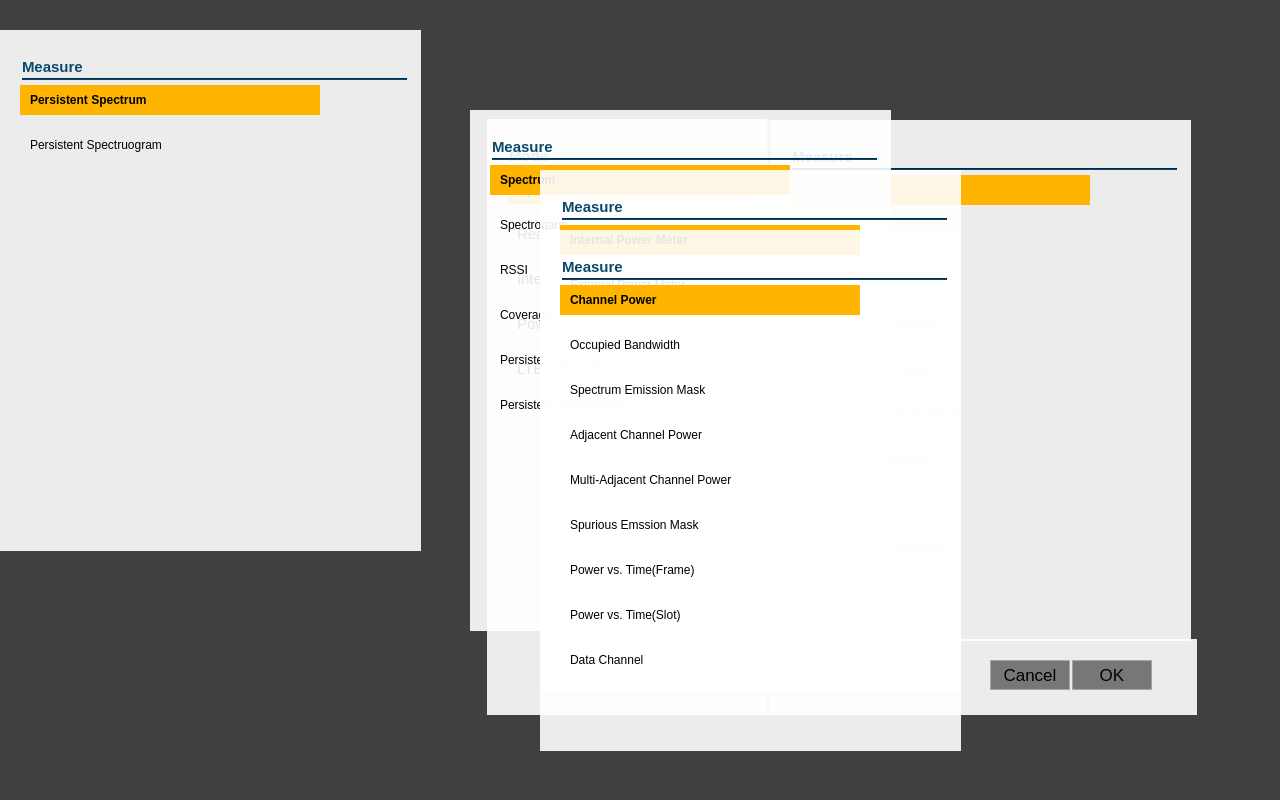
<?xml version="1.0" encoding="UTF-8"?>
<ui version="4.0">
 <class>plusmode</class>
 <widget class="QDialog" name="plusmode">
  <property name="geometry">
   <rect>
    <x>0</x>
    <y>0</y>
    <width>1280</width>
    <height>800</height>
   </rect>
  </property>
  <property name="windowTitle">
   <string>Dialog</string>
  </property>
  <property name="styleSheet">
   <string notr="true">background-color: rgba(0, 0, 0,0.5);</string>
  </property>
  <widget class="QWidget" name="backwid" native="true">
   <property name="geometry">
    <rect>
     <x>487</x>
     <y>119</y>
     <width>282</width>
     <height>596</height>
    </rect>
   </property>
   <property name="font">
    <font>
     <weight>50</weight>
     <bold>false</bold>
    </font>
   </property>
   <property name="styleSheet">
    <string notr="true">#backwid{background-color:rgba(255,255,255,0.9)}
QPushButton{border-style:flat;text-align:left;}
QPushButton::!checked
{
font: 11pt &quot;Arial&quot;;
font-weight:normal;
background-color: rgba(237, 212, 0,0);
}
QPushButton::checked
{
font: 75 11pt &quot;Arial&quot;;
font-weight:bold;
background-color: rgb(255,181,0);
}
QPushButton{padding-left:10px}
QLabel{background-color:rgba(0,0,0,0);}</string>
   </property>
   <widget class="QPushButton" name="pushButton_4">
    <property name="geometry">
     <rect>
      <x>20</x>
      <y>190</y>
      <width>237</width>
      <height>30</height>
     </rect>
    </property>
    <property name="font">
     <font>
      <family>Arial</family>
      <pointsize>11</pointsize>
      <weight>50</weight>
      <italic>false</italic>
      <bold>false</bold>
     </font>
    </property>
    <property name="styleSheet">
     <string notr="true"/>
    </property>
    <property name="text">
     <string>Power Meter</string>
    </property>
    <property name="checkable">
     <bool>true</bool>
    </property>
    <property name="autoExclusive">
     <bool>true</bool>
    </property>
    <property name="flat">
     <bool>false</bool>
    </property>
   </widget>
   <widget class="QPushButton" name="pushButton">
    <property name="geometry">
     <rect>
      <x>20</x>
      <y>55</y>
      <width>237</width>
      <height>30</height>
     </rect>
    </property>
    <property name="font">
     <font>
      <family>Arial</family>
      <pointsize>11</pointsize>
      <weight>50</weight>
      <italic>false</italic>
      <bold>false</bold>
     </font>
    </property>
    <property name="styleSheet">
     <string notr="true"/>
    </property>
    <property name="text">
     <string>Spectrum Analyzer</string>
    </property>
    <property name="checkable">
     <bool>true</bool>
    </property>
    <property name="checked">
     <bool>true</bool>
    </property>
    <property name="autoExclusive">
     <bool>true</bool>
    </property>
    <property name="flat">
     <bool>false</bool>
    </property>
   </widget>
   <widget class="QPushButton" name="pushButton_3">
    <property name="geometry">
     <rect>
      <x>20</x>
      <y>145</y>
      <width>237</width>
      <height>30</height>
     </rect>
    </property>
    <property name="font">
     <font>
      <family>Arial</family>
      <pointsize>11</pointsize>
      <weight>50</weight>
      <italic>false</italic>
      <bold>false</bold>
     </font>
    </property>
    <property name="styleSheet">
     <string notr="true"/>
    </property>
    <property name="text">
     <string>Interference Analyzer</string>
    </property>
    <property name="checkable">
     <bool>true</bool>
    </property>
    <property name="checked">
     <bool>false</bool>
    </property>
    <property name="autoExclusive">
     <bool>true</bool>
    </property>
    <property name="flat">
     <bool>false</bool>
    </property>
   </widget>
   <widget class="QLabel" name="label">
    <property name="geometry">
     <rect>
      <x>22</x>
      <y>28</y>
      <width>40</width>
      <height>17</height>
     </rect>
    </property>
    <property name="font">
     <font>
      <family>Arial</family>
      <pointsize>11</pointsize>
      <weight>75</weight>
      <bold>true</bold>
     </font>
    </property>
    <property name="styleSheet">
     <string notr="true"> color:rgb(9, 73, 108);
</string>
    </property>
    <property name="text">
     <string>Mode</string>
    </property>
   </widget>
   <widget class="QPushButton" name="pushButton_2">
    <property name="geometry">
     <rect>
      <x>20</x>
      <y>100</y>
      <width>237</width>
      <height>30</height>
     </rect>
    </property>
    <property name="font">
     <font>
      <family>Arial</family>
      <pointsize>11</pointsize>
      <weight>50</weight>
      <italic>false</italic>
      <bold>false</bold>
     </font>
    </property>
    <property name="styleSheet">
     <string notr="true"/>
    </property>
    <property name="text">
     <string>Realtime Spectrum Analyzer</string>
    </property>
    <property name="checkable">
     <bool>true</bool>
    </property>
    <property name="autoExclusive">
     <bool>true</bool>
    </property>
    <property name="flat">
     <bool>false</bool>
    </property>
   </widget>
   <widget class="QPushButton" name="pushButton_5">
    <property name="geometry">
     <rect>
      <x>20</x>
      <y>235</y>
      <width>237</width>
      <height>30</height>
     </rect>
    </property>
    <property name="font">
     <font>
      <family>Arial</family>
      <pointsize>11</pointsize>
      <weight>50</weight>
      <italic>false</italic>
      <bold>false</bold>
     </font>
    </property>
    <property name="styleSheet">
     <string notr="true"/>
    </property>
    <property name="text">
     <string>LTE TDD</string>
    </property>
    <property name="checkable">
     <bool>true</bool>
    </property>
    <property name="autoExclusive">
     <bool>true</bool>
    </property>
    <property name="flat">
     <bool>false</bool>
    </property>
   </widget>
   <widget class="Line" name="line">
    <property name="geometry">
     <rect>
      <x>280</x>
      <y>0</y>
      <width>2</width>
      <height>596</height>
     </rect>
    </property>
    <property name="sizeIncrement">
     <size>
      <width>0</width>
      <height>0</height>
     </size>
    </property>
    <property name="baseSize">
     <size>
      <width>0</width>
      <height>0</height>
     </size>
    </property>
    <property name="styleSheet">
     <string notr="true">background-color: rgba(181, 181, 181,1);</string>
    </property>
    <property name="lineWidth">
     <number>1</number>
    </property>
    <property name="midLineWidth">
     <number>2</number>
    </property>
    <property name="orientation">
     <enum>Qt::Vertical</enum>
    </property>
   </widget>
   <widget class="Line" name="line_3">
    <property name="geometry">
     <rect>
      <x>22</x>
      <y>48</y>
      <width>237</width>
      <height>2</height>
     </rect>
    </property>
    <property name="styleSheet">
     <string notr="true">background-color: rgba(6,62,97,1);</string>
    </property>
    <property name="orientation">
     <enum>Qt::Horizontal</enum>
    </property>
   </widget>
  </widget>
  <widget class="QWidget" name="sameawid" native="true">
   <property name="geometry">
    <rect>
     <x>770</x>
     <y>120</y>
     <width>421</width>
     <height>521</height>
    </rect>
   </property>
   <property name="styleSheet">
    <string notr="true">#sameawid{background-color:rgba(255,255,255,0.9)}
QPushButton{border-style:flat;text-align:left;}
QPushButton::!checked
{
font: 11pt &quot;Arial&quot;;
font-weight:normal;
background-color: rgba(237, 212, 0,0);
}
QLabel{background-color:rgba(0,0,0,0);}
QPushButton::checked
{
font: 75 11pt &quot;Arial&quot;;
font-weight:bold;
background-color: rgb(255,181,0);
}
QPushButton{padding-left:10px}
#pushButton_16{padding-left:0px;text-align:center;}
#pushButton_17{padding-left:0px;text-align:center;}</string>
   </property>
   <widget class="QPushButton" name="pushButton_11">
    <property name="geometry">
     <rect>
      <x>20</x>
      <y>280</y>
      <width>300</width>
      <height>30</height>
     </rect>
    </property>
    <property name="font">
     <font>
      <family>Arial</family>
     </font>
    </property>
    <property name="text">
     <string>Multi-Adjacent Channel Power </string>
    </property>
    <property name="checkable">
     <bool>true</bool>
    </property>
    <property name="autoExclusive">
     <bool>true</bool>
    </property>
   </widget>
   <widget class="QPushButton" name="pushButton_13">
    <property name="geometry">
     <rect>
      <x>20</x>
      <y>370</y>
      <width>300</width>
      <height>30</height>
     </rect>
    </property>
    <property name="font">
     <font>
      <family>Arial</family>
     </font>
    </property>
    <property name="text">
     <string>Field Strength</string>
    </property>
    <property name="checkable">
     <bool>true</bool>
    </property>
    <property name="autoExclusive">
     <bool>true</bool>
    </property>
   </widget>
   <widget class="QPushButton" name="pushButton_6">
    <property name="geometry">
     <rect>
      <x>20</x>
      <y>55</y>
      <width>300</width>
      <height>30</height>
     </rect>
    </property>
    <property name="font">
     <font>
      <family>Arial</family>
      <weight>50</weight>
      <bold>false</bold>
     </font>
    </property>
    <property name="text">
     <string>Spectrum</string>
    </property>
    <property name="checkable">
     <bool>true</bool>
    </property>
    <property name="checked">
     <bool>true</bool>
    </property>
    <property name="autoExclusive">
     <bool>true</bool>
    </property>
   </widget>
   <widget class="QPushButton" name="pushButton_12">
    <property name="geometry">
     <rect>
      <x>20</x>
      <y>325</y>
      <width>300</width>
      <height>30</height>
     </rect>
    </property>
    <property name="font">
     <font>
      <family>Arial</family>
     </font>
    </property>
    <property name="text">
     <string>Spurious Emssion Mask</string>
    </property>
    <property name="checkable">
     <bool>true</bool>
    </property>
    <property name="autoExclusive">
     <bool>true</bool>
    </property>
   </widget>
   <widget class="QPushButton" name="pushButton_8">
    <property name="geometry">
     <rect>
      <x>20</x>
      <y>145</y>
      <width>300</width>
      <height>30</height>
     </rect>
    </property>
    <property name="font">
     <font>
      <family>Arial</family>
     </font>
    </property>
    <property name="text">
     <string>Occupied Bandwidth</string>
    </property>
    <property name="checkable">
     <bool>true</bool>
    </property>
    <property name="autoExclusive">
     <bool>true</bool>
    </property>
   </widget>
   <widget class="QPushButton" name="pushButton_9">
    <property name="geometry">
     <rect>
      <x>20</x>
      <y>190</y>
      <width>300</width>
      <height>30</height>
     </rect>
    </property>
    <property name="font">
     <font>
      <family>Arial</family>
     </font>
    </property>
    <property name="text">
     <string>Spectrum Emission Mask </string>
    </property>
    <property name="checkable">
     <bool>true</bool>
    </property>
    <property name="autoExclusive">
     <bool>true</bool>
    </property>
   </widget>
   <widget class="QPushButton" name="pushButton_10">
    <property name="geometry">
     <rect>
      <x>20</x>
      <y>235</y>
      <width>300</width>
      <height>30</height>
     </rect>
    </property>
    <property name="font">
     <font>
      <family>Arial</family>
     </font>
    </property>
    <property name="text">
     <string>Adjacent Channel Power </string>
    </property>
    <property name="checkable">
     <bool>true</bool>
    </property>
    <property name="autoExclusive">
     <bool>true</bool>
    </property>
   </widget>
   <widget class="QPushButton" name="pushButton_14">
    <property name="geometry">
     <rect>
      <x>20</x>
      <y>415</y>
      <width>300</width>
      <height>30</height>
     </rect>
    </property>
    <property name="font">
     <font>
      <family>Arial</family>
     </font>
    </property>
    <property name="text">
     <string>AM/FM Audio Demodulation</string>
    </property>
    <property name="checkable">
     <bool>true</bool>
    </property>
    <property name="autoExclusive">
     <bool>true</bool>
    </property>
   </widget>
   <widget class="QLabel" name="label_3">
    <property name="geometry">
     <rect>
      <x>22</x>
      <y>28</y>
      <width>61</width>
      <height>17</height>
     </rect>
    </property>
    <property name="font">
     <font>
      <family>Arial</family>
      <pointsize>11</pointsize>
      <weight>75</weight>
      <bold>true</bold>
     </font>
    </property>
    <property name="styleSheet">
     <string notr="true"> color:rgb(9, 73, 108);
</string>
    </property>
    <property name="text">
     <string>Measure</string>
    </property>
   </widget>
   <widget class="QPushButton" name="pushButton_7">
    <property name="geometry">
     <rect>
      <x>20</x>
      <y>100</y>
      <width>300</width>
      <height>30</height>
     </rect>
    </property>
    <property name="font">
     <font>
      <family>Arial</family>
     </font>
    </property>
    <property name="text">
     <string>Channel Power</string>
    </property>
    <property name="checkable">
     <bool>true</bool>
    </property>
    <property name="autoExclusive">
     <bool>true</bool>
    </property>
   </widget>
   <widget class="Line" name="line_2">
    <property name="geometry">
     <rect>
      <x>22</x>
      <y>48</y>
      <width>385</width>
      <height>2</height>
     </rect>
    </property>
    <property name="styleSheet">
     <string notr="true">background-color: rgba(6,62,97,1);</string>
    </property>
    <property name="orientation">
     <enum>Qt::Horizontal</enum>
    </property>
   </widget>
  </widget>
  <widget class="QWidget" name="widget" native="true">
   <property name="geometry">
    <rect>
     <x>769</x>
     <y>639</y>
     <width>428</width>
     <height>76</height>
    </rect>
   </property>
   <property name="styleSheet">
    <string notr="true">#widget{background-color:rgba(255,255,255,0.9)}</string>
   </property>
   <widget class="QPushButton" name="pushButton_16">
    <property name="geometry">
     <rect>
      <x>303</x>
      <y>21</y>
      <width>80</width>
      <height>30</height>
     </rect>
    </property>
    <property name="font">
     <font>
      <family>Arial</family>
      <pointsize>13</pointsize>
     </font>
    </property>
    <property name="styleSheet">
     <string notr="true">border:1px solid rgba(165,165,165,1);</string>
    </property>
    <property name="text">
     <string>OK</string>
    </property>
   </widget>
   <widget class="QPushButton" name="pushButton_17">
    <property name="geometry">
     <rect>
      <x>221</x>
      <y>21</y>
      <width>80</width>
      <height>30</height>
     </rect>
    </property>
    <property name="font">
     <font>
      <family>Arial</family>
      <pointsize>13</pointsize>
     </font>
    </property>
    <property name="layoutDirection">
     <enum>Qt::LeftToRight</enum>
    </property>
    <property name="styleSheet">
     <string notr="true">border:1px solid rgba(165,165,165,1);</string>
    </property>
    <property name="text">
     <string>Cancel</string>
    </property>
   </widget>
  </widget>
  <widget class="QWidget" name="rtsameawid" native="true">
   <property name="geometry">
    <rect>
     <x>0</x>
     <y>30</y>
     <width>421</width>
     <height>521</height>
    </rect>
   </property>
   <property name="styleSheet">
    <string notr="true">#rtsameawid{background-color:rgba(255,255,255,0.9)}
QPushButton{border-style:flat;text-align:left;}
QPushButton::!checked
{
font: 11pt &quot;Arial&quot;;
font-weight:normal;
background-color: rgba(237, 212, 0,0);
}
QLabel{background-color:rgba(0,0,0,0);}
QPushButton::checked
{
font: 75 11pt &quot;Arial&quot;;
font-weight:bold;
background-color: rgb(255,181,0);
}
QPushButton{padding-left:10px}
#pushButton_16{padding-left:0px;text-align:center;}
#pushButton_17{padding-left:0px;text-align:center;}</string>
   </property>
   <widget class="QPushButton" name="pushButton_30">
    <property name="geometry">
     <rect>
      <x>20</x>
      <y>55</y>
      <width>300</width>
      <height>30</height>
     </rect>
    </property>
    <property name="font">
     <font>
      <family>Arial</family>
     </font>
    </property>
    <property name="text">
     <string>Persistent Spectrum</string>
    </property>
    <property name="checkable">
     <bool>true</bool>
    </property>
    <property name="checked">
     <bool>true</bool>
    </property>
    <property name="autoExclusive">
     <bool>true</bool>
    </property>
   </widget>
   <widget class="QPushButton" name="pushButton_37">
    <property name="geometry">
     <rect>
      <x>20</x>
      <y>100</y>
      <width>300</width>
      <height>30</height>
     </rect>
    </property>
    <property name="font">
     <font>
      <family>Arial</family>
     </font>
    </property>
    <property name="text">
     <string>Persistent Spectruogram</string>
    </property>
    <property name="checkable">
     <bool>true</bool>
    </property>
    <property name="autoExclusive">
     <bool>true</bool>
    </property>
   </widget>
   <widget class="QLabel" name="label_5">
    <property name="geometry">
     <rect>
      <x>22</x>
      <y>28</y>
      <width>61</width>
      <height>17</height>
     </rect>
    </property>
    <property name="font">
     <font>
      <family>Arial</family>
      <pointsize>11</pointsize>
      <weight>75</weight>
      <bold>true</bold>
     </font>
    </property>
    <property name="styleSheet">
     <string notr="true"> color:rgb(9, 73, 108);
</string>
    </property>
    <property name="text">
     <string>Measure</string>
    </property>
   </widget>
   <widget class="Line" name="line_7">
    <property name="geometry">
     <rect>
      <x>22</x>
      <y>48</y>
      <width>385</width>
      <height>2</height>
     </rect>
    </property>
    <property name="styleSheet">
     <string notr="true">background-color: rgba(6,62,97,1);</string>
    </property>
    <property name="orientation">
     <enum>Qt::Horizontal</enum>
    </property>
   </widget>
  </widget>
  <widget class="QWidget" name="intermeawid" native="true">
   <property name="geometry">
    <rect>
     <x>470</x>
     <y>110</y>
     <width>421</width>
     <height>521</height>
    </rect>
   </property>
   <property name="styleSheet">
    <string notr="true">#intermeawid{background-color:rgba(255,255,255,0.9)}
QPushButton{border-style:flat;text-align:left;}
QPushButton::!checked
{
font: 11pt &quot;Arial&quot;;
font-weight:normal;
background-color: rgba(237, 212, 0,0);
}
QLabel{background-color:rgba(0,0,0,0);}
QPushButton::checked
{
font: 75 11pt &quot;Arial&quot;;
font-weight:bold;
background-color: rgb(255,181,0);
}
QPushButton{padding-left:10px}
#pushButton_16{padding-left:0px;text-align:center;}
#pushButton_17{padding-left:0px;text-align:center;}</string>
   </property>
   <widget class="QPushButton" name="pushButton_43">
    <property name="geometry">
     <rect>
      <x>20</x>
      <y>55</y>
      <width>300</width>
      <height>30</height>
     </rect>
    </property>
    <property name="font">
     <font>
      <family>Arial</family>
     </font>
    </property>
    <property name="text">
     <string>Spectrum</string>
    </property>
    <property name="checkable">
     <bool>true</bool>
    </property>
    <property name="checked">
     <bool>true</bool>
    </property>
    <property name="autoExclusive">
     <bool>true</bool>
    </property>
   </widget>
   <widget class="QPushButton" name="pushButton_45">
    <property name="geometry">
     <rect>
      <x>20</x>
      <y>145</y>
      <width>300</width>
      <height>30</height>
     </rect>
    </property>
    <property name="font">
     <font>
      <family>Arial</family>
     </font>
    </property>
    <property name="text">
     <string>RSSI</string>
    </property>
    <property name="checkable">
     <bool>true</bool>
    </property>
    <property name="autoExclusive">
     <bool>true</bool>
    </property>
   </widget>
   <widget class="QPushButton" name="pushButton_46">
    <property name="geometry">
     <rect>
      <x>20</x>
      <y>190</y>
      <width>300</width>
      <height>30</height>
     </rect>
    </property>
    <property name="font">
     <font>
      <family>Arial</family>
     </font>
    </property>
    <property name="text">
     <string>Coverage Mapping</string>
    </property>
    <property name="checkable">
     <bool>true</bool>
    </property>
    <property name="autoExclusive">
     <bool>true</bool>
    </property>
   </widget>
   <widget class="QPushButton" name="pushButton_47">
    <property name="geometry">
     <rect>
      <x>20</x>
      <y>235</y>
      <width>300</width>
      <height>30</height>
     </rect>
    </property>
    <property name="font">
     <font>
      <family>Arial</family>
     </font>
    </property>
    <property name="text">
     <string>Persistent Spectrum</string>
    </property>
    <property name="checkable">
     <bool>true</bool>
    </property>
    <property name="autoExclusive">
     <bool>true</bool>
    </property>
   </widget>
   <widget class="QPushButton" name="pushButton_48">
    <property name="geometry">
     <rect>
      <x>20</x>
      <y>100</y>
      <width>300</width>
      <height>30</height>
     </rect>
    </property>
    <property name="font">
     <font>
      <family>Arial</family>
     </font>
    </property>
    <property name="text">
     <string>Spectrogarm</string>
    </property>
    <property name="checkable">
     <bool>true</bool>
    </property>
    <property name="autoExclusive">
     <bool>true</bool>
    </property>
   </widget>
   <widget class="QPushButton" name="pushButton_51">
    <property name="geometry">
     <rect>
      <x>20</x>
      <y>280</y>
      <width>300</width>
      <height>30</height>
     </rect>
    </property>
    <property name="font">
     <font>
      <family>Arial</family>
     </font>
    </property>
    <property name="text">
     <string>Persistent Spectrogram</string>
    </property>
    <property name="checkable">
     <bool>true</bool>
    </property>
    <property name="autoExclusive">
     <bool>true</bool>
    </property>
   </widget>
   <widget class="QLabel" name="label_6">
    <property name="geometry">
     <rect>
      <x>22</x>
      <y>28</y>
      <width>61</width>
      <height>17</height>
     </rect>
    </property>
    <property name="font">
     <font>
      <family>Arial</family>
      <pointsize>11</pointsize>
      <weight>75</weight>
      <bold>true</bold>
     </font>
    </property>
    <property name="styleSheet">
     <string notr="true"> color:rgb(9, 73, 108);
</string>
    </property>
    <property name="text">
     <string>Measure</string>
    </property>
   </widget>
   <widget class="Line" name="line_5">
    <property name="geometry">
     <rect>
      <x>22</x>
      <y>48</y>
      <width>385</width>
      <height>2</height>
     </rect>
    </property>
    <property name="styleSheet">
     <string notr="true">background-color: rgba(6,62,97,1);</string>
    </property>
    <property name="orientation">
     <enum>Qt::Horizontal</enum>
    </property>
   </widget>
  </widget>
  <widget class="QWidget" name="pmmeawid" native="true">
   <property name="geometry">
    <rect>
     <x>540</x>
     <y>170</y>
     <width>421</width>
     <height>521</height>
    </rect>
   </property>
   <property name="styleSheet">
    <string notr="true">#pmmeawid{background-color:rgba(255,255,255,0.9)}
QPushButton{border-style:flat;text-align:left;}
QPushButton::!checked
{
font: 11pt &quot;Arial&quot;;
font-weight:normal;
background-color: rgba(237, 212, 0,0);
}
QLabel{background-color:rgba(0,0,0,0);}
QPushButton::checked
{
font: 75 11pt &quot;Arial&quot;;
font-weight:bold;
background-color: rgb(255,181,0);
}
QPushButton{padding-left:10px}
#pushButton_16{padding-left:0px;text-align:center;}
#pushButton_17{padding-left:0px;text-align:center;}</string>
   </property>
   <widget class="QPushButton" name="pushButton_49">
    <property name="geometry">
     <rect>
      <x>20</x>
      <y>55</y>
      <width>300</width>
      <height>30</height>
     </rect>
    </property>
    <property name="font">
     <font>
      <family>Arial</family>
     </font>
    </property>
    <property name="text">
     <string>Internal Power Meter</string>
    </property>
    <property name="checkable">
     <bool>true</bool>
    </property>
    <property name="checked">
     <bool>true</bool>
    </property>
    <property name="autoExclusive">
     <bool>true</bool>
    </property>
   </widget>
   <widget class="QPushButton" name="pushButton_53">
    <property name="geometry">
     <rect>
      <x>20</x>
      <y>100</y>
      <width>300</width>
      <height>30</height>
     </rect>
    </property>
    <property name="font">
     <font>
      <family>Arial</family>
     </font>
    </property>
    <property name="text">
     <string>External Power Meter</string>
    </property>
    <property name="checkable">
     <bool>true</bool>
    </property>
    <property name="autoExclusive">
     <bool>true</bool>
    </property>
   </widget>
   <widget class="QLabel" name="label_4">
    <property name="geometry">
     <rect>
      <x>22</x>
      <y>28</y>
      <width>61</width>
      <height>17</height>
     </rect>
    </property>
    <property name="font">
     <font>
      <family>Arial</family>
      <pointsize>11</pointsize>
      <weight>75</weight>
      <bold>true</bold>
     </font>
    </property>
    <property name="styleSheet">
     <string notr="true"> color:rgb(9, 73, 108);
</string>
    </property>
    <property name="text">
     <string>Measure</string>
    </property>
   </widget>
   <widget class="Line" name="line_4">
    <property name="geometry">
     <rect>
      <x>22</x>
      <y>48</y>
      <width>385</width>
      <height>2</height>
     </rect>
    </property>
    <property name="styleSheet">
     <string notr="true">background-color: rgba(6,62,97,1);</string>
    </property>
    <property name="orientation">
     <enum>Qt::Horizontal</enum>
    </property>
   </widget>
  </widget>
  <widget class="QWidget" name="ltetddmeawid" native="true">
   <property name="geometry">
    <rect>
     <x>540</x>
     <y>230</y>
     <width>421</width>
     <height>521</height>
    </rect>
   </property>
   <property name="styleSheet">
    <string notr="true">#ltetddmeawid{background-color:rgba(255,255,255,0.9)}
QPushButton{border-style:flat;text-align:left;}
QPushButton::!checked
{
font: 11pt &quot;Arial&quot;;
font-weight:normal;
background-color: rgba(237, 212, 0,0);
}
QLabel{background-color:rgba(0,0,0,0);}
QPushButton::checked
{
font: 75 11pt &quot;Arial&quot;;
font-weight:bold;
background-color: rgb(255,181,0);
}
QPushButton{padding-left:10px}
#pushButton_16{padding-left:0px;text-align:center;}
#pushButton_17{padding-left:0px;text-align:center;}</string>
   </property>
   <widget class="QPushButton" name="pushButton_54">
    <property name="geometry">
     <rect>
      <x>20</x>
      <y>280</y>
      <width>300</width>
      <height>30</height>
     </rect>
    </property>
    <property name="font">
     <font>
      <family>Arial</family>
     </font>
    </property>
    <property name="text">
     <string>Spurious Emssion Mask</string>
    </property>
    <property name="checkable">
     <bool>true</bool>
    </property>
    <property name="autoExclusive">
     <bool>true</bool>
    </property>
   </widget>
   <widget class="QPushButton" name="pushButton_55">
    <property name="geometry">
     <rect>
      <x>20</x>
      <y>370</y>
      <width>300</width>
      <height>30</height>
     </rect>
    </property>
    <property name="font">
     <font>
      <family>Arial</family>
     </font>
    </property>
    <property name="text">
     <string>Power vs. Time(Slot)</string>
    </property>
    <property name="checkable">
     <bool>true</bool>
    </property>
    <property name="autoExclusive">
     <bool>true</bool>
    </property>
   </widget>
   <widget class="QPushButton" name="pushButton_56">
    <property name="geometry">
     <rect>
      <x>20</x>
      <y>55</y>
      <width>300</width>
      <height>30</height>
     </rect>
    </property>
    <property name="font">
     <font>
      <family>Arial</family>
      <weight>50</weight>
      <bold>false</bold>
     </font>
    </property>
    <property name="text">
     <string>Channel Power</string>
    </property>
    <property name="checkable">
     <bool>true</bool>
    </property>
    <property name="checked">
     <bool>true</bool>
    </property>
    <property name="autoExclusive">
     <bool>true</bool>
    </property>
   </widget>
   <widget class="QPushButton" name="pushButton_58">
    <property name="geometry">
     <rect>
      <x>20</x>
      <y>325</y>
      <width>300</width>
      <height>30</height>
     </rect>
    </property>
    <property name="font">
     <font>
      <family>Arial</family>
     </font>
    </property>
    <property name="text">
     <string>Power vs. Time(Frame)</string>
    </property>
    <property name="checkable">
     <bool>true</bool>
    </property>
    <property name="autoExclusive">
     <bool>true</bool>
    </property>
   </widget>
   <widget class="QPushButton" name="pushButton_59">
    <property name="geometry">
     <rect>
      <x>20</x>
      <y>145</y>
      <width>300</width>
      <height>30</height>
     </rect>
    </property>
    <property name="font">
     <font>
      <family>Arial</family>
     </font>
    </property>
    <property name="text">
     <string>Spectrum Emission Mask </string>
    </property>
    <property name="checkable">
     <bool>true</bool>
    </property>
    <property name="autoExclusive">
     <bool>true</bool>
    </property>
   </widget>
   <widget class="QPushButton" name="pushButton_60">
    <property name="geometry">
     <rect>
      <x>20</x>
      <y>190</y>
      <width>300</width>
      <height>30</height>
     </rect>
    </property>
    <property name="font">
     <font>
      <family>Arial</family>
     </font>
    </property>
    <property name="text">
     <string>Adjacent Channel Power </string>
    </property>
    <property name="checkable">
     <bool>true</bool>
    </property>
    <property name="autoExclusive">
     <bool>true</bool>
    </property>
   </widget>
   <widget class="QPushButton" name="pushButton_61">
    <property name="geometry">
     <rect>
      <x>20</x>
      <y>235</y>
      <width>300</width>
      <height>30</height>
     </rect>
    </property>
    <property name="font">
     <font>
      <family>Arial</family>
     </font>
    </property>
    <property name="text">
     <string>Multi-Adjacent Channel Power </string>
    </property>
    <property name="checkable">
     <bool>true</bool>
    </property>
    <property name="autoExclusive">
     <bool>true</bool>
    </property>
   </widget>
   <widget class="QPushButton" name="pushButton_63">
    <property name="geometry">
     <rect>
      <x>20</x>
      <y>100</y>
      <width>300</width>
      <height>30</height>
     </rect>
    </property>
    <property name="font">
     <font>
      <family>Arial</family>
      <weight>50</weight>
      <bold>false</bold>
     </font>
    </property>
    <property name="text">
     <string>Occupied Bandwidth</string>
    </property>
    <property name="checkable">
     <bool>true</bool>
    </property>
    <property name="autoExclusive">
     <bool>true</bool>
    </property>
   </widget>
   <widget class="QPushButton" name="pushButton_57">
    <property name="geometry">
     <rect>
      <x>20</x>
      <y>415</y>
      <width>300</width>
      <height>30</height>
     </rect>
    </property>
    <property name="font">
     <font>
      <family>Arial</family>
     </font>
    </property>
    <property name="text">
     <string>Data Channel</string>
    </property>
    <property name="checkable">
     <bool>true</bool>
    </property>
    <property name="autoExclusive">
     <bool>true</bool>
    </property>
   </widget>
   <widget class="QLabel" name="label_7">
    <property name="geometry">
     <rect>
      <x>22</x>
      <y>28</y>
      <width>61</width>
      <height>17</height>
     </rect>
    </property>
    <property name="font">
     <font>
      <family>Arial</family>
      <pointsize>11</pointsize>
      <weight>75</weight>
      <bold>true</bold>
     </font>
    </property>
    <property name="styleSheet">
     <string notr="true"> color:rgb(9, 73, 108);
</string>
    </property>
    <property name="text">
     <string>Measure</string>
    </property>
   </widget>
   <widget class="Line" name="line_6">
    <property name="geometry">
     <rect>
      <x>22</x>
      <y>48</y>
      <width>385</width>
      <height>2</height>
     </rect>
    </property>
    <property name="styleSheet">
     <string notr="true">background-color: rgba(6,62,97,1);</string>
    </property>
    <property name="orientation">
     <enum>Qt::Horizontal</enum>
    </property>
   </widget>
  </widget>
 </widget>
 <resources/>
 <connections/>
</ui>
